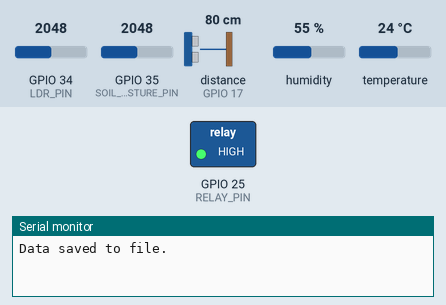
A sketch run on a simulated ESP32. On the bench: switched loads named in the sketch (green lamp = pin HIGH), the last lines printed to the serial monitor. Wiring (inferred from the names in the program): ultrasonic range finder: trigger GPIO 16; echo GPIO 17. Inputs (shaded band) come from the test bench; at power-on: GPIO 35 (SOIL_MOISTURE_PIN) = 2048, GPIO 34 (LDR_PIN) = 2048, distance to the obstacle (sensor on GPIO 17) 80 cm, humidity 55 %, temperature 24 °C. The echo pulse lasts 58.3 µs per cm; storage starts empty; pins used as bus, display or sensor lines are not drawn.

Above: at 1.2 s.
1.3 s: GPIO 35 (SOIL_MOISTURE_PIN) set to 1268
5.2 s: GPIO 35 (SOIL_MOISTURE_PIN) set to 1193
At 8.4 s:
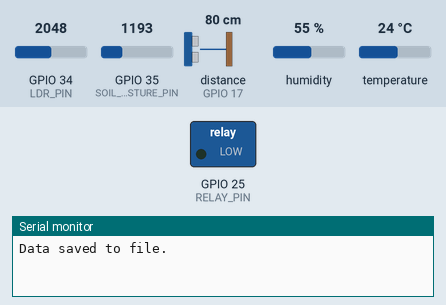
Timing chart, 0 to 9.9 s (numbered marks = the images above; inputs shaded):
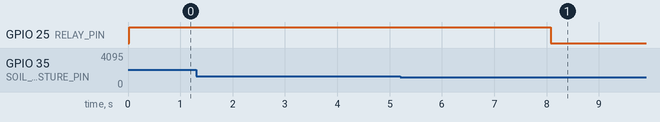

Measured:
- the behaviour switches between 1229 and 1228 on GPIO 35 (SOIL_MOISTURE_PIN) (found by bisection; images 0 and 1)
- after the input at 5.2 s, GPIO 25 (RELAY_PIN): HIGH → LOW after 2.9 s

The sketch:

ML_No_WIFI.ino
```cpp
#include <SPIFFS.h>
#include <DHT.h>

// Sensor Pins
#define SOIL_MOISTURE_PIN 35
#define DHT_PIN 26
#define DHT_TYPE DHT22
#define TRIG_PIN 16
#define ECHO_PIN 17
#define LDR_PIN 34
#define RELAY_PIN 25

// Initialize objects
DHT dht(DHT_PIN, DHT_TYPE);

// Initial time (set this to the desired starting time)
int initialHours = 17;    // Set initial hour (0-23)
int initialMinutes = 28;  // Set initial minute (0-59)
int initialSeconds = 0;   // Set initial second (0-59)

void setup() {
  Serial.begin(115200);
  Serial.println("Setup Started...");

  // Initialize SPIFFS
  if (!SPIFFS.begin(true)) {
    Serial.println("Failed to mount SPIFFS!");
    return;
  }
  Serial.println("SPIFFS mounted successfully.");

  // Initialize sensors
  dht.begin();
  pinMode(SOIL_MOISTURE_PIN, INPUT);
  pinMode(TRIG_PIN, OUTPUT);
  pinMode(ECHO_PIN, INPUT);
  pinMode(RELAY_PIN, OUTPUT);
  pinMode(LDR_PIN, INPUT);
  digitalWrite(RELAY_PIN, HIGH);  // Ensure relay is off initially
}

void loop() {
  // Read and save sensor data every 4 seconds
  readAllSensors();
  delay(4000);  // 4-second delay between readings
}

// Function to get current time in HH:MM:SS format
String getCurrentTime() {
  unsigned long elapsedMillis = millis();             // Get elapsed time in milliseconds
  unsigned long totalSeconds = elapsedMillis / 1000;  // Convert to seconds

  // Calculate current time based on initial time
  int hours = 15 + (totalSeconds / 3600) % 24;      // Add elapsed hours
  int minutes = 10 + (totalSeconds % 3600) / 60;  // Add elapsed minutes
  int seconds = 00 + totalSeconds % 60;           // Add elapsed seconds

  // Handle overflow (e.g., if seconds > 59 or minutes > 59)
  if (seconds >= 60) {
    seconds -= 60;
    minutes += 1;
  }
  if (minutes >= 60) {
    minutes -= 60;
    hours += 1;
  }
  if (hours >= 24) {
    hours -= 24;
  }

  // Format time as HH:MM:SS
  char timeString[9];
  sprintf(timeString, "%02d:%02d:%02d", hours, minutes, seconds);
  return String(timeString);
}

void readSoilMoisture() {
  int soilMoisture = analogRead(SOIL_MOISTURE_PIN);
  int dryValue = 0;     // Analog value when soil is completely dry
  int wetValue = 4095;  // Analog value when soil is completely wet
  int moisturePercentage = map(soilMoisture, dryValue, wetValue, 0, 100);
  moisturePercentage = constrain(moisturePercentage, 0, 100);

  Serial.print("Soil Moisture: ");
  Serial.print(moisturePercentage);
  Serial.print("% | ");

  // Control relay based on soil moisture level
  if (moisturePercentage < 30) {
    digitalWrite(RELAY_PIN, LOW);  // Turn ON pump
    Serial.println("Pump Activated");
  } else if (moisturePercentage >= 70) {
    digitalWrite(RELAY_PIN, HIGH);  // Turn OFF pump
    Serial.println("Pump Deactivated");
  } else {
    Serial.println("Moisture in optimal range, no action taken");
  }
}

void readTemperature() {
  float temperature = dht.readTemperature();
  float humidity = dht.readHumidity();

  if (isnan(temperature) || isnan(humidity)) {
    Serial.print("Failed to read from DHT sensor!");
    temperature = 0.0;  // Default value if reading fails
    humidity = 0.0;     // Default value if reading fails
  }

  Serial.print("Temperature: ");
  Serial.print(temperature);
  Serial.print("°C | Humidity: ");
  Serial.print(humidity);
  Serial.print("% | ");
}

void readUltrasonic() {
  digitalWrite(TRIG_PIN, LOW);
  delayMicroseconds(2);
  digitalWrite(TRIG_PIN, HIGH);
  delayMicroseconds(10);
  digitalWrite(TRIG_PIN, LOW);

  long duration = pulseIn(ECHO_PIN, HIGH);
  int distance = duration * 0.034 / 2;  // Convert to cm
  distance = 30 - distance;
  if (distance > 0 && distance < 5) {
    Serial.print("Water Level Distance: ");
    Serial.print(distance);
    Serial.print(" cm | ");
  } else if (distance >= 5 && distance <= 15) {
    Serial.print("Water Level Distance: ");
    Serial.print(distance);
    Serial.print(" cm | ");
  } else {
    distance = 30;
    Serial.print("The tank has enough Water. | ");
  }
}

void readLDR() {
  int ldrValue = analogRead(LDR_PIN);
  float Vout = ldrValue * (5.0 / 4095.0);     // Convert to voltage (12-bit ADC)
  float Rldr = (5.0 * 10000) / Vout - 10000;  // Calculate LDR resistance

  // Avoid division by zero and negative values
  if (Rldr < 1) Rldr = 1;  // Set a minimum resistance to avoid infinity

  // Calculate lux (adjust the constant 500 based on calibration)
  float lux = 500 / ((Rldr + 1) / 1000.0);

  // Handle invalid lux values
  if (isinf(lux) || isnan(lux)) {
    lux = 0.0;  // Set lux to 0 if calculation fails
  }

  Serial.print("LDR Value: ");
  Serial.print(ldrValue);
  Serial.print(" | Light Intensity: ");
  Serial.println(lux);
}

void saveSensorData(float soilMoisture, float temperature, float humidity, float waterLevel, float lightIntensity, String pumpStatus) {
  File file = SPIFFS.open("/sensor_data.csv", FILE_APPEND);
  if (!file) {
    Serial.println("Failed to open file for writing!");
    return;
  }

  // Get current time in HH:MM:SS format
  String timestamp = getCurrentTime();

  // Format: Time, Soil Moisture, Temperature, Humidity, Water Level, Light Intensity, Pump Status
  String data = timestamp + "," + String(soilMoisture) + "," + String(temperature) + "," + String(humidity) + "," + String(waterLevel) + "," + String(lightIntensity) + "," + pumpStatus + "\n";
  file.print(data);
  file.close();
  Serial.println("Data saved to file.");
}

void readAllSensors() {
  readSoilMoisture();
  readTemperature();
  readUltrasonic();
  readLDR();

  // Save sensor data to file
  float soilMoisture = analogRead(SOIL_MOISTURE_PIN);
  float dryValue = 0;     // Analog value when soil is completely dry
  float wetValue = 4095;  // Analog value when soil is completely wet
  float moisturePercentage = map(soilMoisture, dryValue, wetValue, 0, 100);
  moisturePercentage = constrain(moisturePercentage, 0, 100);

  float temperature = dht.readTemperature();
  float humidity = dht.readHumidity();

  digitalWrite(TRIG_PIN, LOW);
  delayMicroseconds(2);
  digitalWrite(TRIG_PIN, HIGH);
  delayMicroseconds(10);
  digitalWrite(TRIG_PIN, LOW);
  long duration = pulseIn(ECHO_PIN, HIGH);
  int distance = duration * 0.034 / 2;  // Convert to cm
  float waterLevel = 30 - distance;

  float ldrValue = analogRead(LDR_PIN);
  float Vout = ldrValue * (5.0 / 4095.0);     // Convert to voltage (12-bit ADC)
  float Rldr = (5.0 * 10000) / Vout - 10000;  // Calculate LDR resistance
  // Avoid division by zero and negative values
  if (Rldr < 1) Rldr = 1;  // Set a minimum resistance to avoid infinity
  // Calculate lux (adjust the constant 500 based on calibration)
  float lux = 500 / ((Rldr + 1) / 1000.0);
  // Handle invalid lux values
  if (isinf(lux) || isnan(lux)) {
    lux = 0.0;  // Set lux to 0 if calculation fails
  }

  String pumpStatus = (digitalRead(RELAY_PIN) == LOW) ? "YES" : "NO";  // Check pump status

  saveSensorData(moisturePercentage, temperature, humidity, waterLevel, lux, pumpStatus);
}
```
